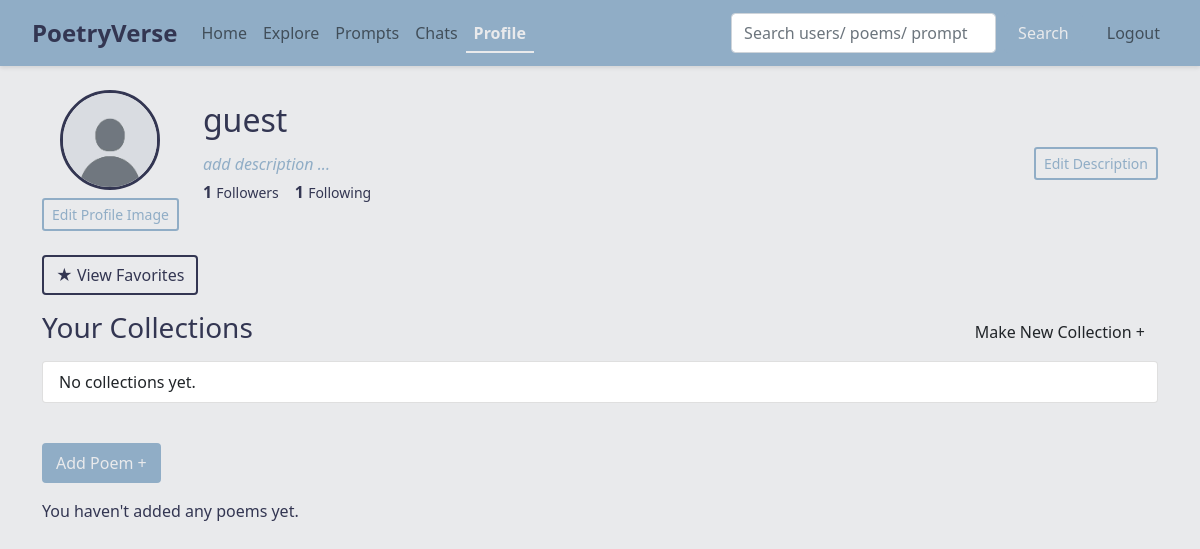
The page /profile (signed in) on the database its author committed.
### app.py (models this page shows)
class User(db.Model, UserMixin):
    id = db.Column(db.Integer, primary_key=True)
    username = db.Column(db.String(150), unique=True, nullable=False)
    email = db.Column(db.String(150), unique=True, nullable=False)
    password = db.Column(db.String(200), nullable=False)
    description = db.Column(db.Text, nullable=True)
    profile_image = db.Column(db.String(300), nullable=True)
    poems = db.relationship('Poem', backref='author', lazy=True)
    collections = db.relationship('Collection', backref='owner', lazy=True)
    favorite_poems = db.relationship('Poem', secondary=favorites, backref=db.backref('favorited_by', lazy='dynamic'))
    following = db.relationship('User', secondary=followers,
                                primaryjoin=(followers.c.follower_id == id),
                                secondaryjoin=(followers.c.followed_id == id),
                                backref=db.backref('followers', lazy='dynamic'),
                                lazy='dynamic')

### app.py (the view)
@app.route('/profile')
@login_required
def profile():
    user = current_user
    chat_groups = user.chat_groups.all()
    return render_template('profile.html', user=user, chat_groups=chat_groups)

### app.py (called while the page is built)
@login_manager.user_loader
def load_user(user_id):
    return User.query.get(int(user_id))

### templates/profile.html (shortened to what this page needs)
{% extends "base.html" %}
{% block content %}
<div class="d-flex align-items-center mb-4">
  <div class="me-4 text-center">
    {% if current_user.profile_image %}
      <img id="profileImage" src="{{ current_user.profile_image }}" alt="Profile Image" class="rounded-circle profile-img" style="width: 100px; height: 100px;">
    {% else %}
      <div class="rounded-circle bg-secondary d-flex justify-content-center align-items-center" style="width: 100px; height: 100px;">
        <span class="text-white" style="font-size: 2rem;">?</span>
      </div>
    {% endif %}
    <div class="mt-2">
      <button class="btn btn-sm btn-outline-primary new-coll-btn" data-bs-toggle="modal" data-bs-target="#editProfileImageModal">
        Edit Profile Image
      </button>
    </div>
  </div>
  <div class="flex-grow-1">
    <h2>{{ current_user.username }}</h2>
    <div class="d-flex justify-content-between align-items-center">
      <p id="user-description" class="mb-0">
        {% if current_user.description %}
          {{ current_user.description }}
        {% else %}
          <em class="custom-register">add description ...</em>
        {% endif %}
      </p>
      <button class="btn btn-sm btn-outline-primary new-coll-btn" data-bs-toggle="modal" data-bs-target="#editDescriptionModal">
        Edit Description
      </button>
    </div>
    {% if current_user.is_authenticated %}
    <div class="d-flex mb-3">
      <div class="me-3">
        <strong>{{ current_user.followers.count() }}</strong>
        <small>Followers</small>
      </div>
      <div>
        <strong>{{ current_user.following.count() }}</strong>
        <small>Following</small>
      </div>
    </div>
    {% endif %}
  </div>
</div>
<div class="mb-3">
  <div class="mb-3">
    <a href="{{ url_for('favorites') }}" class="btn btn-outline-warning fav-button">★ View Favorites</a>
  </div>
  <div class="d-flex justify-content-between align-items-center">
    <h3>Your Collections</h3>
    <button class="btn di" data-bs-toggle="modal" data-bs-target="#newCollectionModal">
      Make New Collection +
    </button>
  </div>
  <ul class="list-group mt-2">
    {% for coll in current_user.collections %}
    <li class="list-group-item d-flex justify-content-between align-items-center custom-list-item">
      <div>
        <a href="{{ url_for('collection', collection_id=coll.id) }}">{{ coll.name }}</a>
        <small class="text-muted"> (Visibility: </small>
        <select id="visibilitySelect-{{ coll.id }}" class="form-select form-select-sm d-inline-block" style="width: auto;" onchange="updateCollectionVisibilityHandler({{ coll.id }}, this)">
          <option value="public" {% if coll.visibility == 'public' %}selected{% endif %}>Public</option>
          <option value="private" {% if coll.visibility == 'private' %}selected{% endif %}>Private</option>
          <option value="select_group" {% if coll.visibility == 'select_group' %}selected{% endif %}>Select Group</option>
          {% if coll.visibility.startswith('select_group:') %}
            {% set selected_id = coll.visibility.split(':')[1] %}
            {% for group in chat_groups %}
              {% if group.id|string == selected_id %}
                <option value="select_group:{{ group.id }}" selected>{{ group.name }}</option>
              {% endif %}
            {% endfor %}
          {% endif %}
        </select>
        <small class="text-muted">)</small>
      </div>
      <div>
        <span class="badge bg-secondary rounded-pill me-2">{{ coll.poems|length }}</span>
        <button class="btn btn-sm btn-outline-danger delete-btn delete-custom" data-type="collection" data-name="{{ coll.name }}" data-id="{{ coll.id }}">
          &#128465;
        </button>
      </div>
    </li>
    {% else %}
    <li class="list-group-item">No collections yet.</li>
    {% endfor %}
  </ul>
</div>
<br>
<div class="mb-3">
  <a href="{{ url_for('add_poem') }}" class="btn btn-success prf-add">Add Poem +</a>
</div>
<div class="row">
  {% for poem in current_user.poems %}
  <div class="col-md-4 mb-3">
    <div class="card">
      <div class="card-body">
        <div class="d-flex justify-content-between align-items-center">
          <a href="{{ url_for('view_poem', poem_id=poem.id) }}" class="poem-link">
            <h5 class="card-title mb-0">{{ poem.title }}</h5>
          </a>
          <button class="favorite-btn" data-poem-id="{{ poem.id }}">
            <span class="star-icon {% if poem in current_user.favorite_poems %}text-warning{% else %}text-secondary{% endif %}">
              &#9733;
            </span>
          </button>
        </div>
        <div class="card-text custom-poem-profile">
          {{ poem.content | replace('\n', '<br>') | safe }}
        </div>
        <div>
          <p class="small text-muted">Type: {{ poem.poem_type or "N/A" }}</p>
          {% if poem.tags %}
            <div class="poem-tags-summary">
              {% for tag in poem.tags %}
                <a href="{{ url_for('search', q=tag.name) }}" class="tag-chip-link">
                  <span class="tag-chip-display">{{ tag.name }}</span>
                </a>
              {% endfor %}
            </div>
          {% endif %}
        </div>
        <br>
        <div class="d-flex align-items-center">
          <a href="{{ url_for('edit_poem', poem_id=poem.id) }}" class="btn btn-sm btn-outline-secondary">Edit</a>
          <button class="btn btn-sm btn-outline-danger ms-2 delete-btn" data-type="poem" data-name="{{ poem.title }}" data-id="{{ poem.id }}">
            &#128465;
          </button>
          <div class="ms-2">
            <small class="text-muted">Visibility:</small>
            <select class="form-select form-select-sm d-inline-block" style="width: auto;" onchange="updatePoemVisibilityHandler({{ poem.id }}, this)">
              <option value="public" {% if poem.visibility == 'public' %}selected{% endif %}>Public</option>
              <option value="private" {% if poem.visibility == 'private' %}selected{% endif %}>Private</option>
              <option value="select_group" {% if poem.visibility == 'select_group' %}selected{% endif %}>Select Group</option>
              {% if poem.visibility.startswith('select_group:') %}
                {% set selected_id = poem.visibility.split(':')[1] %}
                {% for group in chat_groups %}
                  {% if group.id|string == selected_id %}
                    <option value="select_group:{{ group.id }}" selected>{{ group.name }}</option>
                  {% endif %}
                {% endfor %}
              {% endif %}
            </select>
          </div>
        </div>
        <div class="mt-2">
          <button class="btn btn-sm btn-outline-primary view-comments-btn fav-button" data-bs-toggle="modal" data-bs-target="#commentsModal" data-poem-id="{{ poem.id }}">
            View Comments
          </button>
        </div>
      </div>
    </div>
  </div>
  {% else %}
  <p>You haven't added any poems yet.</p>
  {% endfor %}
</div>
{% endblock %}

### static/css/global.css (style rules this page uses)
body { background-color: #e9eaec; color: #333652; }
.new-coll-btn { background-color: #e9eaec; border: 2px solid #90adc6; color: #90adc6; }
.prf-add { background-color: #90adc6; color: #e9eaec; border: 2px solid #90adc6; }
.custom-register { color: #90adc6 !important; }
.profile-img { width: 100px; height: 100px; border-radius: 50%; object-fit: cover; object-position: center; border: 3px solid #333652; }
.fav-button { background: none !important; border: 2px solid #333652; color: #333652; }

### rows shown on the page
User: profile_image (picture), username "guest"

### other values the page prints
{{ current_user.followers.count() }} "1"
{{ current_user.following.count() }} "1"
